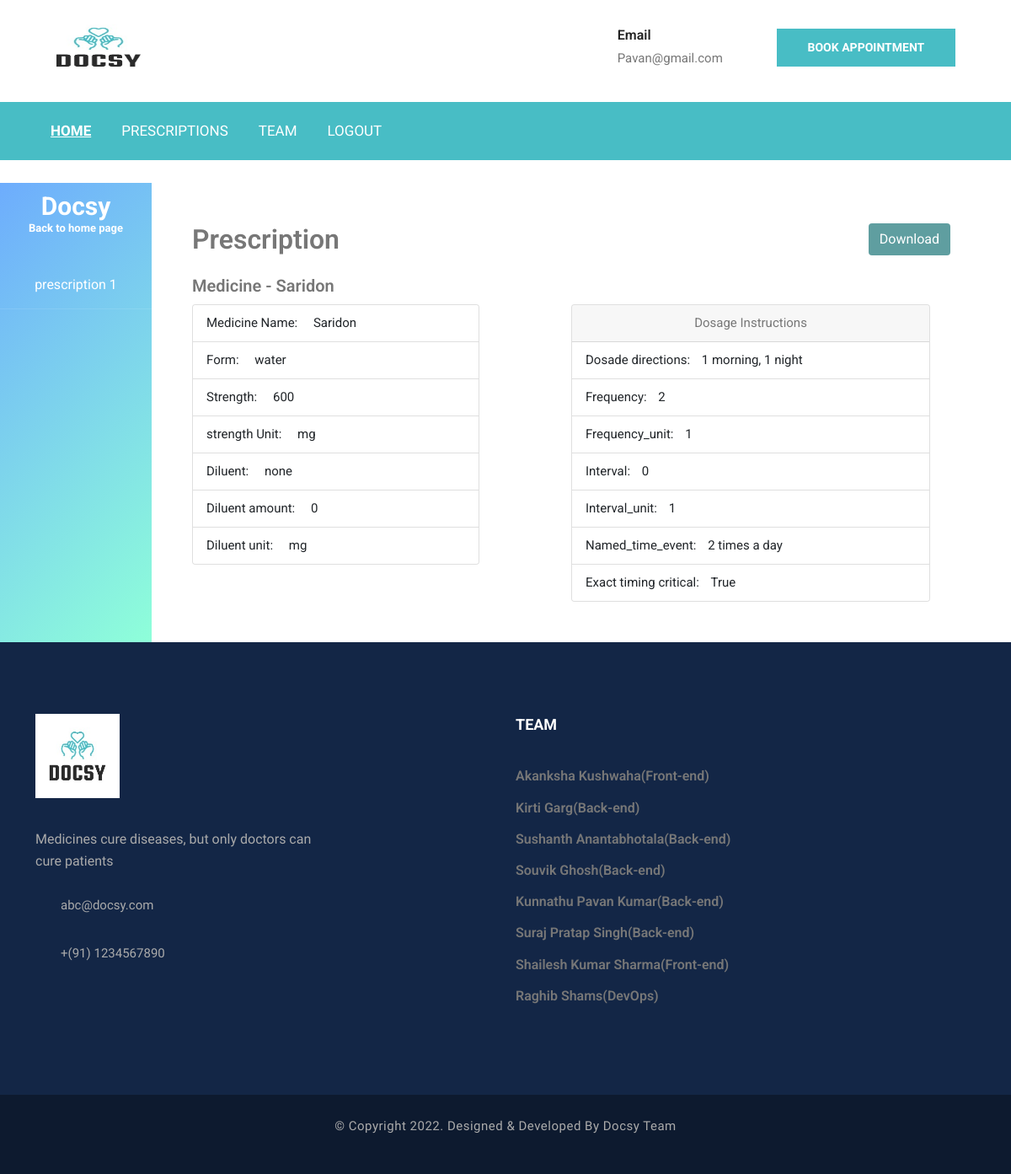
The app's page /patient/patientPrescription/ (signed in) with its own data.
### receptionist/models.py (models this page shows)
class prescription(models.Model):
    patientId = models.ForeignKey(patient,on_delete=models.CASCADE)
    doctorId = models.ForeignKey(doctor,on_delete=models.CASCADE)
    comment = models.TextField()

class medicines(models.Model):
    prescriptionId = models.ForeignKey(prescription,on_delete=models.CASCADE)
    medicine_name = models.TextField()
    form = models.TextField()
    strength = models.IntegerField(default=0)
    strength_unit = models.TextField()
    diluent = models.TextField()
    diluent_amount = models.IntegerField(default=0)
    diluent_unit = models.TextField()
    dosade_directions = models.TextField()
    frequency = models.IntegerField(default=0)
    frequency_unit = models.TextField()
    interval = models.IntegerField(default=0)
    interval_unit = models.TextField()
    named_time_event = models.TextField()
    exact_timing_critical = models.BooleanField()

### patient/views.py (the view)
# urls.py: path('patientPrescription/',views.patientPrescription,name="patientPrescription"),
def patientPrescription(request):
    if 'patient_id' in request.session:
        patient_id=request.session['patient_id']
        prescription_data = prescription.objects.all().filter(patientId=patient_id).order_by('id')
        if prescription_data:
            prescription_id=prescription_data[0].id
            medicine_data=[]
            medicine_data.append(medicines.objects.filter(prescriptionId=prescription_id))
            return render(request,'patient_prescription.html',{"prescription_data":prescription_data,"medicine_data":medicine_data,"prescription_id":prescription_id})
        else:
            return render(request,'patient_prescription.html',{"prescription_data":prescription_data,"prescription_id":0})
    return render(request,'patient_prescription.html',{"prescription_data":prescription_data,"medicine_data":medicine_data,"prescription_id":prescription_id})

### patient/templates/patient_prescription.html (shortened to what this page needs)
<!doctype html>
<html lang="en">
<head>
    <meta name="viewport" content="width=device-width, initial-scale=1, shrink-to-fit=no"> {% load static %}
    <link href="https://cdn.jsdelivr.net/npm/bootstrap@5.0.2/dist/css/bootstrap.min.css" rel="stylesheet">
    <link rel="stylesheet" href="https://stackpath.bootstrapcdn.com/font-awesome/4.7.0/css/font-awesome.min.css">
    <link rel="stylesheet" href=" {% static 'css/prescription.css' %}">
    <link rel="stylesheet" href="{% static 'css/patienthomestyles.css' %}">
</head>
<body>
    <section class="header-uper">
        <div class="container">
            <div class="row align-items-center">
                <div class="col-xl-5 col-lg-3 mt-3 mb-3">
                    <div class="logo">
                        <a href="index.html">
                            <img loading="lazy" src="{% static 'HomePageImages/logo.jpeg' %}" alt="logo" style="height: 80px; width:150px;">
                        </a>
                    </div>
                </div>
                <div class="col-xl-7 col-lg-9">
                    <div class="right-side">
                        <ul class="contact-info pl-0 mb-4 mb-md-0">
                            <li class="item text-left">
                                <strong>Email</strong>
                                <br>
                                <a href="mailto:info@medic.com">
                                    <span>Pavan@gmail.com</span>
                                </a>
                            </li>
                        </ul>
                        <div class="link-btn text-center text-lg-right">
                            <a href="{% url 'patientAppointment'   %}" class="btn-style-one"> Book Appointment</a></br>
                        </div>
                    </div>
                </div>
            </div>
        </div>
    </section>
    <nav class="navbar navbar-expand-lg navbar-dark">
        <div class="container">
            <div class="collapse navbar-collapse" id="navbarLinks">
                <ul class="navbar-nav">
                    <li class="nav-item active">
                        <a class="nav-link" href="{% url 'patientHomePage' %}">Home</a>
                    </li>
                    <li class="nav-item @@about">
                        {% if prescription_id %}
                        <a class="nav-link" href="{% url 'patientPrescription' %}">Prescriptions</a> {% else %}
                        <a class="nav-link" onclick="prescriptionErrorMessage()">Prescriptions</a> {% endif %}
                    </li>
                    <li class="nav-item @@team">
                        <a class="nav-link" href="#footer">Team</a>
                    </li>
                    <li class="nav-item  @@contact">
                        <a class="nav-link" href="{% url 'patientlogout'   %}">Logout</a>
                    </li>
                </ul>
            </div>
        </div>
    </nav>
    <br>
    <div id="main" class="wrapper ">
        <nav id="sidebar" class="order-first .flex-shrink-1 text-center">
            <div class="">
                <h1><a href="{% url 'patientHomePage'  %}" class="logo">Docsy<span>Back to home page</span></a></h1>
                <ul class="list-unstyled components mb-5">
                    {% for i in prescription_data %}
                    <li class="active">
                        <a href="{% url 'patientprescription' i.id %}">prescription {{ forloop.counter }}</a>
                    </li>
                    {% endfor %}
                </ul>
            </div>
        </nav>
        <div class="canvas_div_pdf">
            <div id="content" class="p-10 p-md-5 pt-5 w-100" style="width: 90%;">
                <div class="row" style="width: 100%;">
                    <h2 class="mb-4">Prescription
                        <button class="btn" style="float:right;background-color:cadetblue; color: white;font-size" onclick="getPDF()">Download</button></h2>
                    {% if prescription_id %} {% for j in medicine_data %} {% for k in j %}
                    <h5>Medicine - {{k.medicine_name}} </h5>
                    <div class="row">
                        <div class="col-lg-6" style="margin-top: 10px;">
                            <div class="card" style="width: 80%;">
                                <ul class="list-group list-group-flush">
                                    <li class="list-group-item">Medicine Name: <span style="margin-left: 15px;"> {{k.medicine_name}}</span></li>
                                    <li class="list-group-item">Form: <span style="margin-left: 15px;"> {{k.form}}</span></li>
                                    <li class="list-group-item">Strength: <span style="margin-left: 15px;"> {{k.strength}}</span></li>
                                    <li class="list-group-item">strength Unit: <span style="margin-left: 15px;"> {{k.strength_unit}}</span></li>
                                    <li class="list-group-item">Diluent: <span style="margin-left: 15px;"> {{k.diluent}}</span></li>
                                    <li class="list-group-item">Diluent amount: <span style="margin-left: 15px;"> {{k.diluent_amount}}</span></li>
                                    <li class="list-group-item">Diluent unit: <span style="margin-left: 15px;"> {{k.diluent_unit}}</span></li>
                                </ul>
                            </div>
                        </div>
                        <div class="col-lg-6" style="margin-top: 10px;">
                            <div class="card" style="width: 100%;">
                                <div class="card-header text-center">
                                    Dosage Instructions
                                </div>
                                <ul class="list-group list-group-flush">
                                    <li class="list-group-item">Dosade directions: <span style="margin-left: 10px;"> {{k.dosade_directions}}</span></li>
                                    <li class="list-group-item">Frequency: <span style="margin-left: 10px;"> {{k.frequency}}</span></li>
                                    <li class="list-group-item">Frequency_unit: <span style="margin-left: 10px;"> {{k.frequency_unit}}</span></li>
                                    <li class="list-group-item">Interval: <span style="margin-left: 10px;"> {{k.interval}}</span></li>
                                    <li class="list-group-item">Interval_unit: <span style="margin-left: 10px;"> {{k.interval_unit}}</span></li>
                                    <li class="list-group-item">Named_time_event: <span style="margin-left: 10px;"> {{k.named_time_event}}</span></li>
                                    <li class="list-group-item">Exact timing critical: <span style="margin-left: 10px;"> {{k.exact_timing_critical}}</span></li>
                                </ul>
                            </div>
                        </div>
                    </div>
                    {% endfor %} {% endfor %} {% endif %}
                    </div>
                </div>
            </div>
        </div>
        <footer class="footer-main" id="footer">
            <div class="footer-top">
                <div class="container">
                    <div class="row justify-content-between">
                        <div class="col-lg-4 mb-5 mb-lg-0">
                            <div class="about-widget">
                                <div class="footer-logo">
                                    <figure>
                                        <a href="index.html">
                                            <img loading="lazy" class="img-fluid" src="{% static 'HomePageImages/logo.jpeg' %}" alt="medic" style="width: 100px;">
                                        </a>
                                    </figure>
                                </div>
                                <p style="font-size:16px">Medicines cure diseases, but only doctors can cure patients</p>
                                <ul class="location-link">
                                    <li class="item">
                                        <i class="far fa-envelope" aria-hidden="true"></i>
                                        <a>
                                            <p>abc@docsy.com</p>
                                        </a>
                                    </li>
                                    <li class="item">
                                        <i class="fas fa-phone" aria-hidden="true"></i>
                                        <p>+(91) 1234567890</p>
                                    </li>
                                </ul>
                            </div>
                        </div>
                        <div class="col-lg-6 col-md-5 mb-3 mb-md-0">
                            <h2 style="font-weight: bold;">Team</h2>
                            <ul class="menu-link">
                                <li>
                                    <h6>Akanksha Kushwaha(Front-end)</h6>
                                </li>
                                <li>
                                    <h6>Kirti Garg(Back-end)</h6>
                                </li>
                                <li>
                                    <h6>Sushanth Anantabhotala(Back-end)</h6>
                                </li>
                                <li>
                                    <h6>Souvik Ghosh(Back-end)</h6>
                                </li>
                                <li>
                                    <h6>Kunnathu Pavan Kumar(Back-end)</h6>
                                </li>
                                <li>
                                    <h6>Suraj Pratap Singh(Back-end)</h6>
                                </li>
                                <li>
                                    <h6>Shailesh Kumar Sharma(Front-end)</h6>
                                </li>
                                <li>
                                    <h6>Raghib Shams(DevOps)</h6>
                                </li>
                            </ul>
                        </div>
                    </div>
                </div>
            </div>
            <div class="footer-bottom">
                <div class="container clearfix">
                    <div class="copyright-text">
                        <p>&copy; Copyright 2022. Designed &amp; Developed by <a href="">Docsy Team</a></p>
                    </div>
                </div>
            </div>
        </footer>
</body>
</html>

### static/css/prescription.css (style rules this page uses)
* { box-sizing: border-box; overflow-x: hidden; }
.wrapper { width: 100%; display: flex; }
#sidebar { max-width: 300px; color: #fff; min-width: 15%; -webkit-transition: all 0.3s; -o-transition: all 0.3s; transition: all 0.3s; position: relative; z-index: 0; }
#sidebar:after { position: absolute; top: 0; left: 0; right: 0; bottom: 0; content: ''; background: #2f89fc; background: -moz-linear-gradient(-45deg, #2f89fc 0%, #5effc9 100%); background: -webkit-gradient(left top, right bottom, color-stop(0%, #2f89fc), color-stop(100%, #5effc9)); background: -webkit-linear-gradient(-45deg, #2f89fc 0%, #5effc9 100%); background: -o-linear-gradient(-45deg, #2f89fc 0%, #5effc9 100%); background: -ms-linear-gradient(-45deg, #2f89fc 0%, #5effc9 100%); background: -webkit-linear-gradient(315deg, #2f89fc 0%, #5effc9 100%); background: -o-linear-gradient(315deg, #2f89fc 0%, #5effc9 100%); background: linear-gradient(135deg, #2f89fc 0%, #5effc9 100%); filter: progid:DXImageTransform.Microsoft.gradient( startColorstr='#2f89fc', endColorstr='#5effc9', GradientType=1 ); opacity: .7; z-index: -1; }
#sidebar h1 { margin-bottom: 20px; font-weight: 700; font-size: 30px; }
#sidebar h1 .logo { color: #fff; padding: 10px 30px; display: block; }
#sidebar h1 .logo span { font-size: 13px; color: #fff; display: block; }
#sidebar ul.components { padding: 0; }
#sidebar ul li { font-size: 16px; }
#sidebar ul li a { padding: 15px 30px; display: block; color: rgba(255, 255, 255, 0.9); border-bottom: 1px solid rgba(255, 255, 255, 0.1); }
#sidebar ul li.active > a { background: transparent; color: #fff; }
img { vertical-align: middle; border-style: none; }
.btn { display: inline-block; font-weight: 400; color: #212529; text-align: center; vertical-align: middle; -webkit-user-select: none; -moz-user-select: none; -ms-user-select: none; user-select: none; background-color: transparent; border: 1px solid transparent; padding: 0.375rem 0.75rem; font-size: 1rem; line-height: 1.5; border-radius: 0.25rem; -webkit-transition: color 0.15s ease-in-out, background-color 0.15s ease-in-out, border-color 0.15s ease-in-out, -webkit-box-shadow 0.15s ease-in-out; transition: color 0.15s ease-in-out, background-color 0.15s ease-in-out, border-color 0.15s ease-in-out, -webkit-box-shadow 0.15s ease-in-out; -o-transition: color 0.15s ease-in-out, background-color 0.15s ease-in-out, border-color 0.15s ease-in-out, box-shadow 0.15s ease-in-out; transition: color 0.15s ease-in-out, background-color 0.15s ease-in-out, border-color 0.15s ease-in-out, box-shadow 0.15s ease-in-out; transition: color 0.15s ease-in-out, background-color 0.15s ease-in-out, border-color 0.15s ease-in-out, box-shadow 0.15s ease-in-out, -webkit-box-shadow 0.15s ease-in-out; }
.list-unstyled { padding-left: 0; list-style: none; }
.mb-5, .my-5 { margin-bottom: 3rem !important; }

### records on screen
medicines: medicine_name "Saridon", form "water", strength "600", strength_unit "mg", diluent "none", diluent_amount "0", diluent_unit "mg", dosade_directions "1 morning, 1 night", frequency "2", frequency_unit "1", interval "0", interval_unit "1", named_time_event "2 times a day", exact_timing_critical "True"
